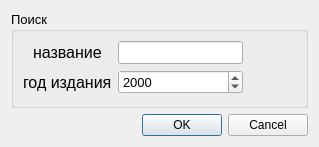
<?xml version="1.0" encoding="UTF-8"?>
<ui version="4.0">
 <class>PluralAttributeSearchWindow</class>
 <widget class="QDialog" name="PluralAttributeSearchWindow">
  <property name="geometry">
   <rect>
    <x>0</x>
    <y>0</y>
    <width>319</width>
    <height>147</height>
   </rect>
  </property>
  <property name="windowTitle">
   <string>Dialog</string>
  </property>
  <layout class="QVBoxLayout" name="verticalLayout">
   <item>
    <widget class="QGroupBox" name="groupBox">
     <property name="font">
      <font>
       <pointsize>10</pointsize>
      </font>
     </property>
     <property name="title">
      <string>Поиск</string>
     </property>
     <layout class="QFormLayout" name="formLayout_3">
      <item row="0" column="0">
       <layout class="QFormLayout" name="formLayout_2">
        <property name="labelAlignment">
         <set>Qt::AlignCenter</set>
        </property>
        <item row="0" column="0">
         <widget class="QLabel" name="label">
          <property name="font">
           <font>
            <pointsize>12</pointsize>
           </font>
          </property>
          <property name="text">
           <string>название</string>
          </property>
         </widget>
        </item>
        <item row="1" column="0">
         <widget class="QLabel" name="label_2">
          <property name="font">
           <font>
            <pointsize>12</pointsize>
           </font>
          </property>
          <property name="text">
           <string>год издания</string>
          </property>
         </widget>
        </item>
        <item row="0" column="1">
         <widget class="QLineEdit" name="lineEdit"/>
        </item>
        <item row="1" column="1">
         <widget class="QDateEdit" name="dateEdit">
          <property name="displayFormat">
           <string>yyyy</string>
          </property>
         </widget>
        </item>
       </layout>
      </item>
     </layout>
    </widget>
   </item>
   <item>
    <widget class="QDialogButtonBox" name="buttonBox">
     <property name="orientation">
      <enum>Qt::Horizontal</enum>
     </property>
     <property name="standardButtons">
      <set>QDialogButtonBox::Cancel|QDialogButtonBox::Ok</set>
     </property>
    </widget>
   </item>
  </layout>
 </widget>
 <resources/>
 <connections>
  <connection>
   <sender>buttonBox</sender>
   <signal>accepted()</signal>
   <receiver>PluralAttributeSearchWindow</receiver>
   <slot>accept()</slot>
   <hints>
    <hint type="sourcelabel">
     <x>248</x>
     <y>254</y>
    </hint>
    <hint type="destinationlabel">
     <x>157</x>
     <y>274</y>
    </hint>
   </hints>
  </connection>
  <connection>
   <sender>buttonBox</sender>
   <signal>rejected()</signal>
   <receiver>PluralAttributeSearchWindow</receiver>
   <slot>reject()</slot>
   <hints>
    <hint type="sourcelabel">
     <x>316</x>
     <y>260</y>
    </hint>
    <hint type="destinationlabel">
     <x>286</x>
     <y>274</y>
    </hint>
   </hints>
  </connection>
 </connections>
</ui>
